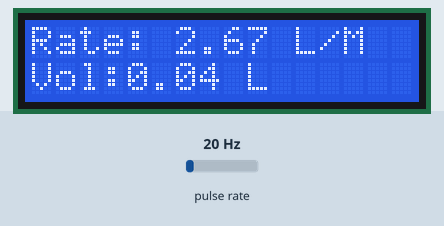
A sketch run on a simulated Arduino Uno, built with avr-gcc and run on an emulated ATmega328P. On the bench: 16×2 character LCD. Wiring (inferred from the names in the program): pulse sensor: data pin 2. The inputs (shaded band) are chosen by the test bench; at power-on: pulse rate 20 Hz. What the sketch prints to the serial monitor is not drawn.

Above: at 1.6 s.
1.7 s: pulse rate (sensor on pin 2) set to 4 Hz
At 2.8 s:
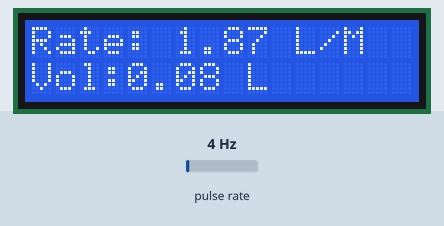
4.5 s: pulse rate (sensor on pin 2) set to 50 Hz
At 5.6 s:
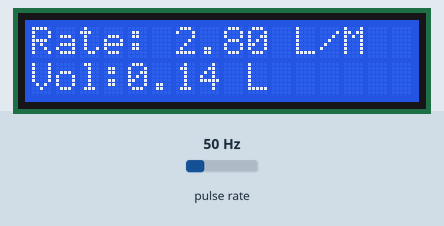
7.5 s: pulse rate (sensor on pin 2) set to 100 Hz
At 8.8 s:
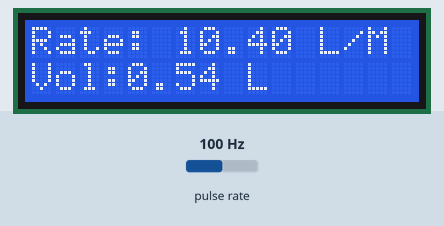
Timing chart, 0 to 10.5 s (numbered marks = the images above; inputs shaded):
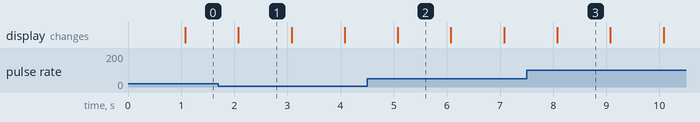

Measured:
- what the display in image 1 shows lasts 1.0 s, from 2.1 s to 3.1 s

The sketch:

flowmetercode.ino
```cpp
volatile int flow_frequency; float vol = 0.0,l_minute;
unsigned char flowsensor = 2; unsigned long currentTime;unsigned long cloopTime;
#include <LiquidCrystal.h>
LiquidCrystal lcd(12, 11, 5, 4, 3, 9);
void flow () {flow_frequency++;}
void setup(){pinMode(flowsensor, INPUT);
   digitalWrite(flowsensor, HIGH);Serial.begin(9600); lcd.begin(16, 2);
   attachInterrupt(digitalPinToInterrupt(flowsensor), flow, RISING);
   lcd.clear(); lcd.setCursor(0,0); lcd.print("Water Flow Meter");
   lcd.setCursor(0,1); lcd.print("Circuit Digest");
   currentTime = millis(); cloopTime = currentTime; }
void loop (){currentTime = millis();
   if(currentTime >= (cloopTime + 1000))
   {cloopTime = currentTime;
    if(flow_frequency != 0){l_minute = (flow_frequency / 7.5);
      lcd.clear();lcd.setCursor(0,0);lcd.print("Rate: ");lcd.print(l_minute);
      lcd.print(" L/M");l_minute = l_minute/60;
      lcd.setCursor(0,1); vol = vol +l_minute; lcd.print("Vol:");  lcd.print(vol);
      lcd.print(" L"); flow_frequency = 0;
      Serial.print(l_minute, DEC); Serial.println(" L/Sec");}
      else {Serial.println(" flow rate = 0 ");
      lcd.clear();lcd.setCursor(0,0);lcd.print("Rate: ");
      lcd.print( flow_frequency );lcd.print(" L/M");
      lcd.setCursor(0,1);lcd.print("Vol:");lcd.print(vol);lcd.print(" L");}}}
```
